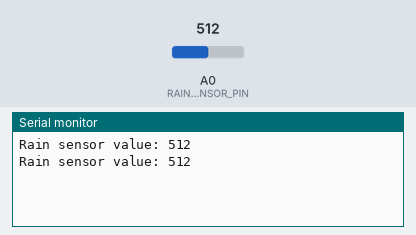
A sketch run on a simulated ESP8266 (NodeMCU). On the bench: the last lines printed to the serial monitor. The test bench sets the inputs (shaded band); at power-on: A0 (RAIN_SENSOR_PIN) = 512. WiFi joins after 1.5 s; servers stay silent unless stated.

Above: at 3.0 s.
3.1 s: A0 (RAIN_SENSOR_PIN) set to 490
At 4.4 s:
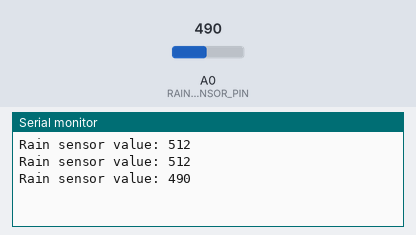
4.6 s: A0 (RAIN_SENSOR_PIN) set to 510
At 5.6 s:
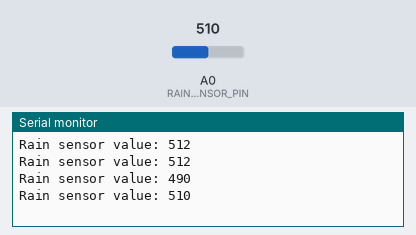
Timing chart, 0 to 7.6 s (numbered marks = the images above; inputs shaded):
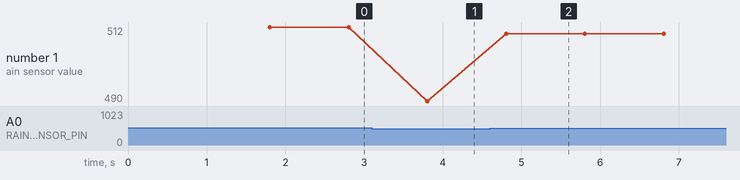

The sketch:

Rain_Level_Alert.ino
```cpp
#define BLYNK_TEMPLATE_ID "TMPL3g0dhCYKV"
#define BLYNK_TEMPLATE_NAME "RAIN ALERT"
#define BLYNK_AUTH_TOKEN "bYXkkpDyGQjhzvBECT56lram1sMFzCcs"
#define BLYNK_PRINT Serial

#include <ESP8266WiFi.h>
#include <BlynkSimpleEsp8266.h>

#define RAIN_SENSOR_PIN A0
#define RAIN_SENSOR_THRESHOLD 500 // adjust this value based on your sensor

char ssid[] = "Enter your hospot name";
char pass[] = "Enter your hospot password";

void setup()
{
  Serial.begin(115200);
  Blynk.begin(BLYNK_AUTH_TOKEN, ssid, pass);
}

void loop()
{
  int sensorValue = analogRead(RAIN_SENSOR_PIN);
  Serial.print("Rain sensor value: ");
  Serial.println(sensorValue);

  if (sensorValue < RAIN_SENSOR_THRESHOLD) {
    Blynk.logEvent("rainalert");
  }

  Blynk.virtualWrite(V0, sensorValue);

  Blynk.run();
  delay(1000);
}
```

Measured:
- after the input at 3.1 s, the serial monitor: prints a new line after 0.71 s (image 1)
- after the input at 4.6 s, the serial monitor: prints a new line after 0.21 s (image 2)
- plotted number 1: 512 → 490 after the input at 3.1 s, 490 → 510 after the input at 4.6 s
